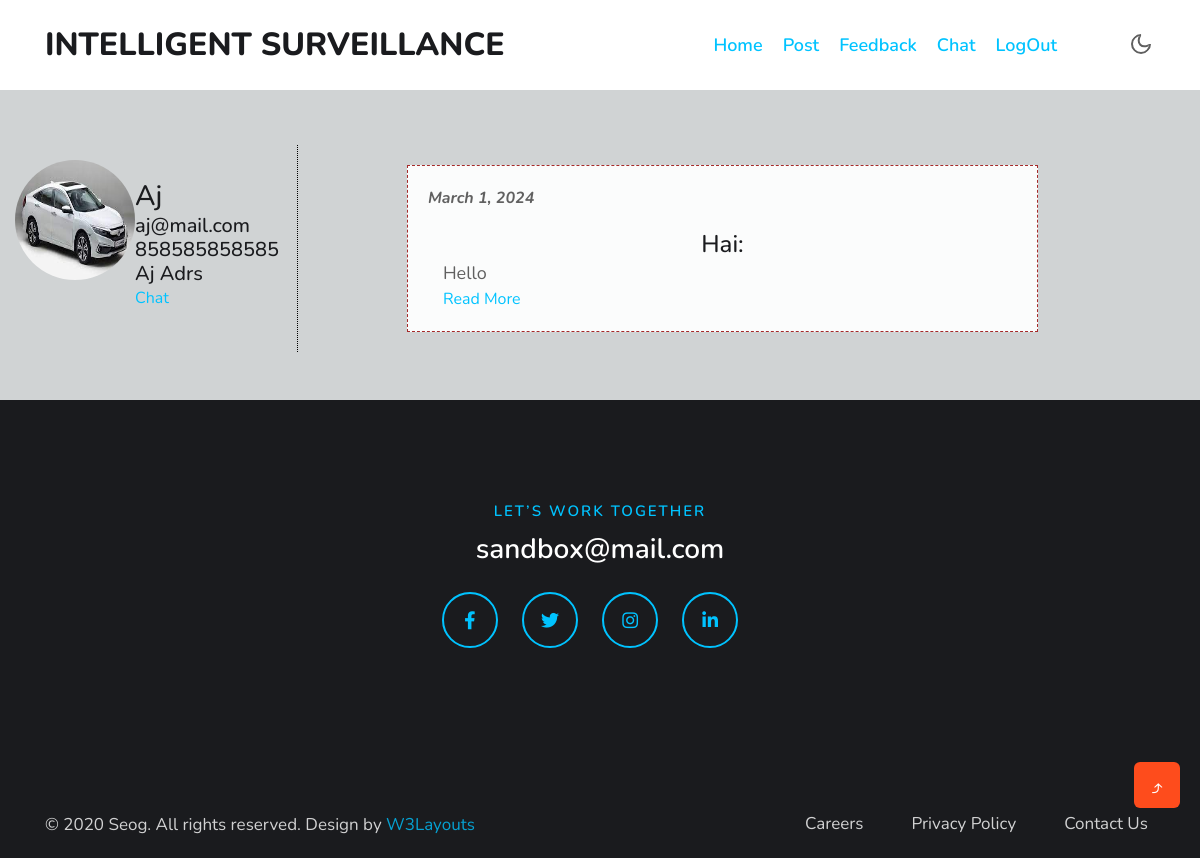
Screenshot of /sfViewSf?sfid=5 with the database file from the repository.
### isApp/models.py (models this page shows)
class Users(models.Model):
    name = models.CharField(max_length=50)
    email = models.EmailField()
    phone = models.CharField(max_length=20)
    address = models.CharField(max_length=200)
    document = models.FileField(upload_to="docs")
    user = models.ForeignKey(User, on_delete=models.CASCADE)

class Post(models.Model):
    idea = models.CharField(max_length=50)
    date = models.DateField(auto_now_add=True)
    desc = models.CharField(max_length=200)
    img = models.ImageField(upload_to='posts', null=True)
    user = models.ForeignKey(Users, on_delete=models.CASCADE)

### isApp/views.py (the view)
# urls.py: path("sfViewSf", views.sfViewSf),
def sfViewSf(request):
    id = request.GET['sfid']
    user = Users.objects.get(id=id)
    post = Post.objects.filter(user=id)
    return render(request, "sfViewSf.html", {"user": user, "post": post})

### templates/sfViewSf.html (shortened to what this page needs)
{% extends "sfBase.html" %} {% block content %}
<div class="w3l-contact-10" id="contact">
	<div class="form-41-mian py-lg-5 py-md-4 py-2">
		<div class="container-fluid d-flex">
			<div class="user d-flex">
				<img src="/static/media/{{user.document}}" alt="" onclick="myFun()" />
				<div class="cont">
					<a href="#"
						><h3>{{user.name}}</h3>
						<h5>{{user.email}}</h5>
						<h5>{{user.phone}}</h5>
						<h5>{{user.address}}</h5>
					</a>
					<a href="/sfChatPer?email={{user.email}}">Chat</a>
				</div>
			</div>
			<div class="mx-5 content">
				{% for p in post %}
				<div class="idea container">
					<div class="useridea d-flex">
						<div class="">
							<em><strong>{{p.date}}</strong></em>
						</div>
					</div>
					<div class="ideaContent container">
						<h4>{{p.idea}}:</h4>
						<p class="line-clamp">{{p.desc}}</p>
						<a href="/sfViewIdea?post={{p.id}}">Read More</a>
					</div>
				</div>
				{% endfor %}
			</div>
		</div>
	</div>
</div>
{% endblock %}

### templates/sfBase.html (style rules this page uses)
body { background-color: #d0d3d4; }

### templates/sfViewSf.html (style rules this page uses)
.w3l-inner-page-breadcrumb, .topHead, #contact { background-color: #d0d3d4; }
.user { width: 20%; max-height: 10em; justify-content: space-around; }
.user img { width: 120px; height: 120px; margin-top: 15px; border-radius: 50%; }
.user .cont { align-items: center; margin-top: 15%; }
.content { width: 80%; padding: 20px; border-left: 1px dotted #000; padding-left: 30px; }
.ideaContent p { text-align: justify; overflow: hidden; }
.ideaContent h4 { margin-top: 20px; text-align: center; }
.idea { background-color: #fbfcfc; padding: 20px; border: 1px dashed brown; width: 80%; }
.line-clamp { display: -webkit-box; -webkit-line-clamp: 4; -webkit-box-orient: vertical; }

### rows the page displays
Users: document (picture), name "Aj", email "aj@mail.com", phone "858585858585", address "Aj Adrs"
Post: date "March 1, 2024", idea "Hai", desc "Hello"
